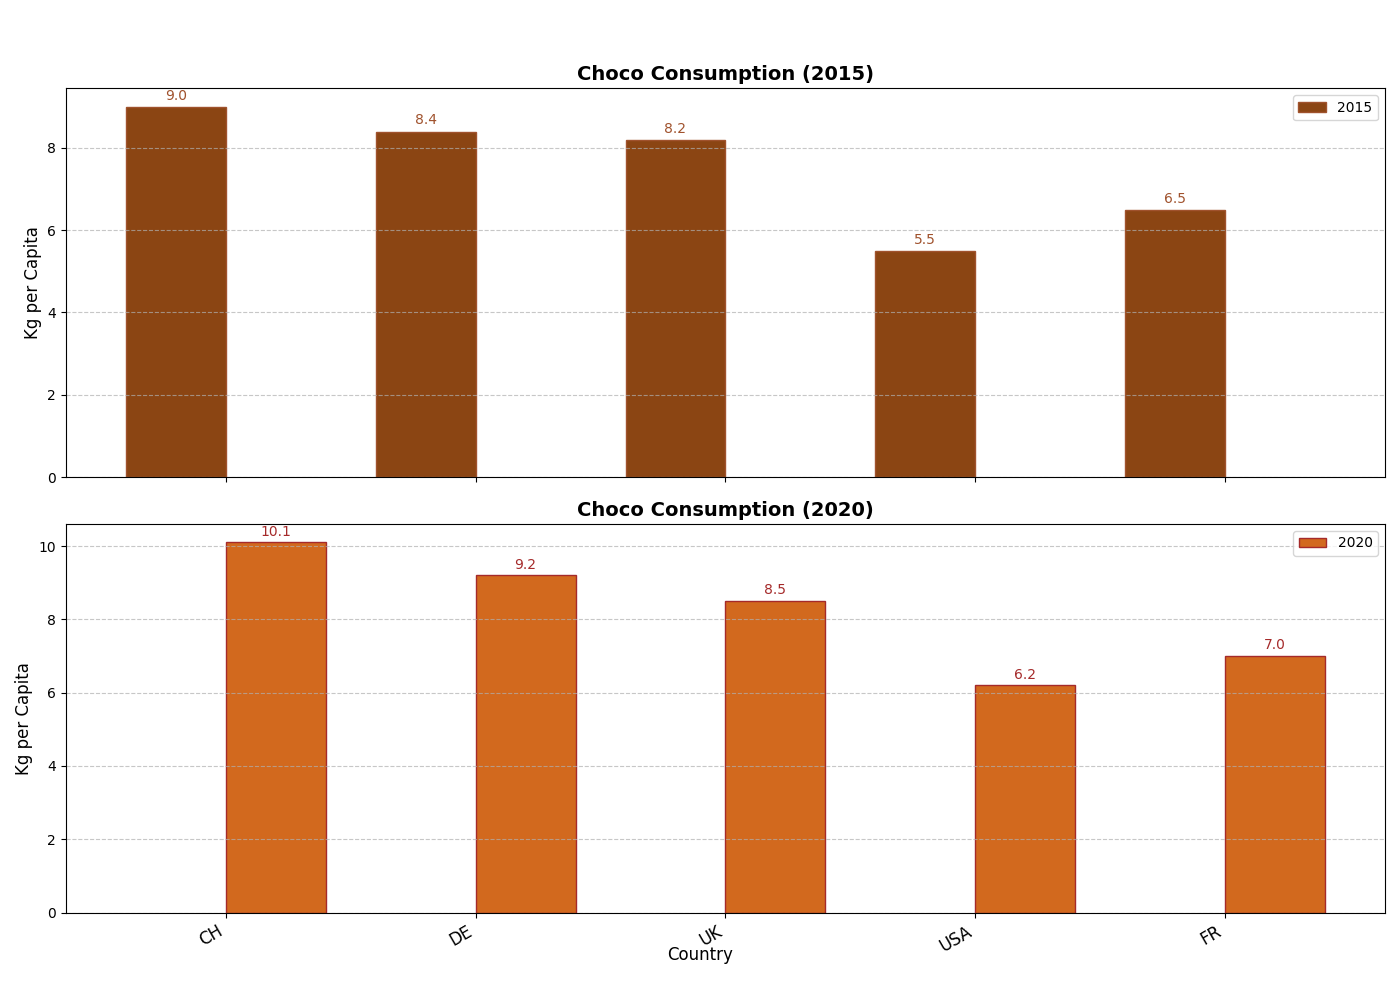

Here is the Python script that generated this plot:
import matplotlib.pyplot as plt
import numpy as np

# Data Initialization
countries = ['CH', 'DE', 'UK', 'USA', 'FR']
choco_2015 = [9.0, 8.4, 8.2, 5.5, 6.5]
choco_2020 = [10.1, 9.2, 8.5, 6.2, 7.0]

# Plotting
fig, ax = plt.subplots(2, 1, figsize=(14, 10), sharex=True)

# Bar Width and Positions
bar_width = 0.4
locs_2015 = np.arange(len(countries))
locs_2020 = locs_2015 + bar_width

# Plotting 2015 consumption
bars_2015 = ax[0].bar(locs_2015, choco_2015, bar_width, color='saddlebrown', edgecolor='sienna', label='2015')
ax[0].set_ylabel('Kg per Capita', fontsize=12)
ax[0].set_title('Choco Consumption (2015)', fontsize=14, fontweight='bold')
ax[0].legend(loc='upper right', fontsize=10)
ax[0].grid(axis='y', linestyle='--', alpha=0.7)

# Annotating values on bars
for bar in bars_2015:
    ax[0].text(bar.get_x() + bar.get_width()/2, bar.get_height() + 0.1, f'{bar.get_height():.1f}', 
               ha='center', va='bottom', fontsize=10, color='sienna')

# Plotting 2020 consumption
bars_2020 = ax[1].bar(locs_2020, choco_2020, bar_width, color='chocolate', edgecolor='brown', label='2020')
ax[1].set_ylabel('Kg per Capita', fontsize=12)
ax[1].set_title('Choco Consumption (2020)', fontsize=14, fontweight='bold')
ax[1].legend(loc='upper right', fontsize=10)
ax[1].grid(axis='y', linestyle='--', alpha=0.7)

# Annotating values on bars
for bar in bars_2020:
    ax[1].text(bar.get_x() + bar.get_width()/2, bar.get_height() + 0.1, f'{bar.get_height():.1f}', 
               ha='center', va='bottom', fontsize=10, color='brown')

# Set shared x-axis labels
ax[1].set_xticks(locs_2015 + bar_width / 2)
ax[1].set_xticklabels(countries, rotation=30, ha='right', fontsize=12)

# Adding a common xlabel
fig.text(0.5, 0.04, 'Country', ha='center', fontsize=12)

# Adjust layout to avoid overlapping
plt.tight_layout(rect=[0, 0.03, 1, 0.95])

# Show plot
plt.show()
